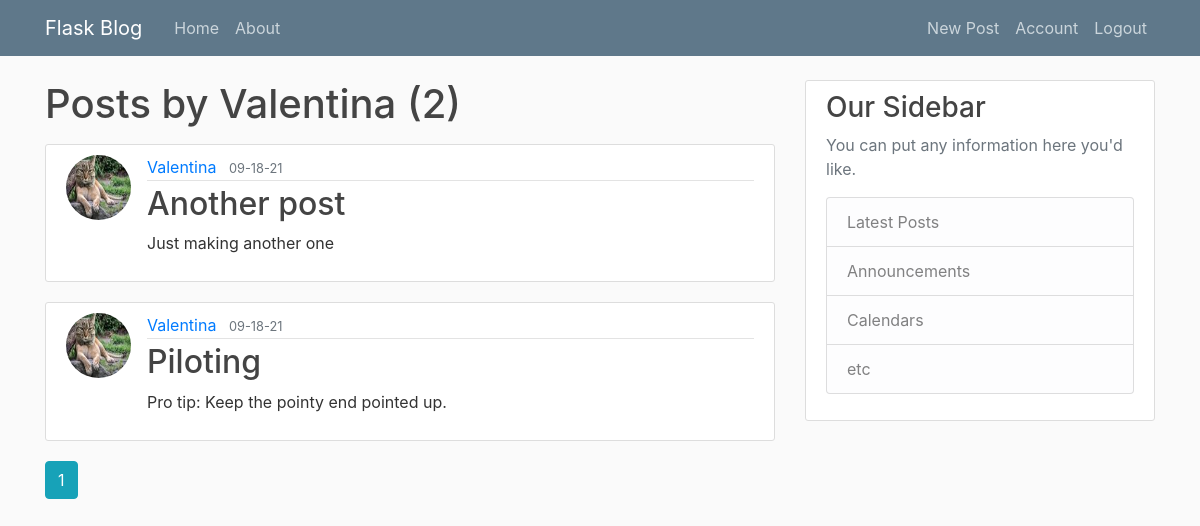
The page /user/Valentina (signed in) on the database its author committed.
### flaskblog/models.py (models this page shows, shortened)
class User(db.Model, UserMixin):
  id = db.Column(db.Integer, primary_key=True)
  username = db.Column(db.String(20), unique=True, nullable=False)
  email = db.Column(db.String(120), unique=True, nullable=False)
  image_file = db.Column(db.String(20), nullable=False, default='default.jpg')
  password = db.Column(db.String(60), nullable=False)
  posts = db.relationship('Post', backref='author', lazy=True) # Post here refers to class (uppercase)

class Post(db.Model):
  id = db.Column(db.Integer, primary_key=True)
  title = db.Column(db.String(100), nullable=False)
  date_posted = db.Column(db.DateTime, nullable=False, default=datetime.utcnow)
  content = db.Column(db.Text, nullable=False)
  user_id = db.Column(db.Integer, db.ForeignKey('user.id'), nullable=False) # user.id here refers to user table (lowercase)

### flaskblog/routes.py (the view)
@app.route("/user/<string:username>")
def user_posts(username):
  page = request.args.get('page', 1, type=int)
  user = User.query.filter_by(username=username).first_or_404()
  posts = Post.query.filter_by(author=user)\
    .order_by(Post.date_posted.desc())\
    .paginate(page=page, per_page=5)
  return render_template('user_posts.html', posts=posts, user=user)

### flaskblog/models.py (called while the page is built)
@login_manager.user_loader
def load_user(user_id):
  return User.query.get(int(user_id))

### flaskblog/templates/user_posts.html
{% extends "layout.html" %}
{% block content %}
  <h1 class="mb-3">Posts by {{ user.username }} ({{ posts.total }})</h1>
  {% for post in posts.items %}
  <article class="media content-section">
    <img src="{{ url_for('static', filename='profile_pics/' + post.author.image_file) }}" class="rounded-circle article-img">
    <div class="media-body">
      <div class="article-metadata">
        <a class="mr-2" href="{{ url_for('user_posts', username=post.author.username) }}">{{ post.author.username }}</a>
        <small class="text-muted">{{ post.date_posted.strftime('%m-%d-%y') }}</small>
      </div>
      <h2><a class="article-title" href="{{ url_for('post', post_id=post.id) }}">{{ post.title }}</a></h2>
      <p class="article-content">{{ post.content }}</p>
    </div>
  </article>
  {% endfor %}
  {% for page_num in posts.iter_pages(left_edge=1, right_edge=1, left_current=1, right_current=2) %}
    {% if page_num %}
      {% if posts.page == page_num %}
      <a class="btn btn-info mb-4" href="{{ url_for('user_posts', username=user.username, page=page_num) }}">{{ page_num }}</a>
      {% else %}
      <a class="btn btn-outline-info mb-4" href="{{ url_for('user_posts', username=user.username, page=page_num) }}">{{ page_num }}</a>
      {% endif %}
    {% else %}
    ...
    {% endif %}
  {% endfor %}
{% endblock content %}

### flaskblog/static/main.css (style rules this page uses)
body { background: #fafafa; color: #333333; margin-top: 5rem; }
h1, h2, h3, h4, h5, h6 { color: #444444; }
.content-section { background: #ffffff; padding: 10px 20px; border: 1px solid #dddddd; border-radius: 3px; margin-bottom: 20px; }
.article-title { color: #444444; }
.article-content { white-space: pre-line; }
.article-img { height: 65px; width: 65px; margin-right: 16px; }
.article-metadata { padding-bottom: 1px; margin-bottom: 4px; border-bottom: 1px solid #e3e3e3 }

### rows shown on the page
User: username "Valentina"
Post: image_file (picture), author.username "Valentina", date_posted "09-18-21", title "Another post", content "Just making another one"
Post: image_file (picture), author.username "Valentina", date_posted "09-18-21", title "Piloting", content "Pro tip: Keep the pointy end pointed up."

### other values the page prints
{{ posts.total }} "2"
{{ page_num }} "1"
